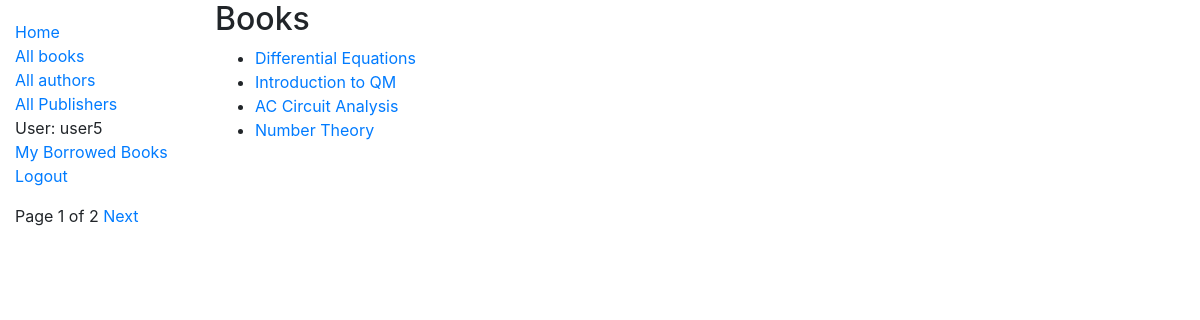
Page /catalog/books/ (signed in) on the committed database.
### catalog/models.py (models this page shows, shortened)
class Book(models.Model):
    title=models.CharField(max_length=200)
    author=models.ForeignKey('Author', on_delete=models.SET_NULL, null=True)
    language=models.ForeignKey('Language', on_delete=models.SET_NULL, null=True)
    summary=models.TextField(max_length=1000, help_text='Enter a brief description of the book')
    isbn=models.CharField('ISBN', max_length=13, unique=True, help_text='13 character <a href="https://www.isbn-international.org/content/what-isbn">ISBN number</a>')
    genre=models.ManyToManyField(Genre, help_text='Select a genre for this book')
    publisher=models.ForeignKey('Publisher', on_delete=models.SET_NULL, null=True)
    def get_absolute_url(self):
        return reverse('book-detail', args=[str(self.id)])
    def display_genre(self):
        return ', '.join(genre.name for genre in self.genre.all()[:3])
    display_genre.short_description='Genre'

### catalog/views.py (the view)
# urls.py: path('books/',views.BookListView.as_view(),name='books'),
class BookListView(generic.ListView):
    model=Book
    paginate_by=4
    def get_queryset(self):
        return Book.objects.all()
    def get_context_data(self, **kwargs):
        context=super(BookListView, self).get_context_data(**kwargs)
        context['some_data']='This is some data'
        return context

### catalog/templates/catalog/book_list.html
{% extends "base_generic.html" %}
{% block content %}
    <h2>Books</h2>
    {% if book_list %}
    <ul>
        {% for book in book_list %}
            <li><a href="{{book.get_absolute_url}}">{{book.title}}</a></li>
        {% endfor %}
    </ul>
    {% else %}
    <p>There are no books in the library</p>
    {% endif %}
{% endblock %}

### catalog/templates/base_generic.html (shortened to what this page needs)
<!DOCTYPE html>
<html lang="en">
<head>
  <link rel="stylesheet" href="https://cdn.jsdelivr.net/npm/bootstrap@4.5.3/dist/css/bootstrap.min.css">
  {% load static %}
  <link rel="stylesheet" href="{% static 'css/styles.css' %}">
</head>
<body>
  <div class="container-fluid">
    <div class="row">
      <div class="col-sm-2">
      {% block sidebar %}
        <ul class="sidebar-nav">
          <li><a href="{% url 'index' %}">Home</a></li>
          <li><a href="{% url 'books' %}">All books</a></li>
          <li><a href="{% url 'authors' %}">All authors</a></li>
          <li><a href="{% url 'publishers' %}">All Publishers</a></li>
          {% if user.is_authenticated %}
            <li>User: {{user.get_username}}</li>
            <li><a href="{%url 'my-borrowed' %}">My Borrowed Books</a></li>
            <li><a href="{% url 'logout' %}?next={{request.path}}">Logout</a></li>
          {% else %}
            <li><a href="{% url 'login' %}?next={{request.path}}">Login</a></li>
            <li><a href="{% url 'register' %}">Register</a></li>
          {% endif %}
        </ul>
     {% endblock %}
     {% block pagination %}
     {% if is_paginated %}
         <div class="pagination">
             <span class="page-links">
             <span class="page-current">
                 Page {{page_obj.number}} of {{page_obj.paginator.num_pages}}</span>
                 {% if page_obj.has_next %}
                     <a href="{{request.path}}?page={{page_obj.next_page_number}}">Next</a>
                 {% endif %}
             </span>
         </div>
         {% endif %}
 {% endblock %}
      </div>
      <div class="col-sm-10 ">{% block content %}{% endblock %}</div>
    </div>
  </div>
</body>
</html>

### catalog/static/css/styles.css (style rules this page uses)
.sidebar-nav { margin-top: 20px; padding: 0; list-style: none; }

### rows in the picture
Book: title "Differential Equations"
Book: title "Introduction to QM"
Book: title "AC Circuit Analysis"
Book: title "Number Theory"

### other values in the picture
{{ user.get_username }} "user5"
{{ page_obj.number }} "1"
{{ page_obj.paginator.num_pages }} "2"
